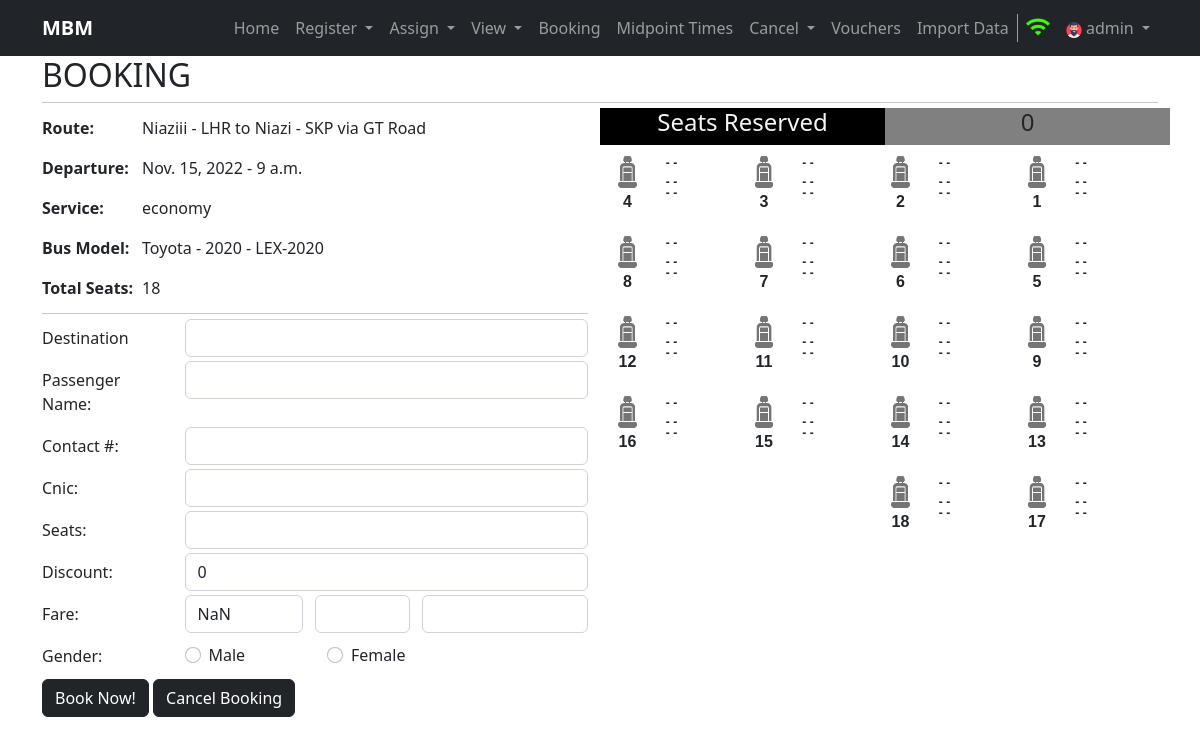
Page /booking/11 (signed in) on the committed database.
### home/models.py (models this page shows, shortened)
class Schedule(models.Model):
    departure = models.DateTimeField()
    arrival = models.DateTimeField()
    route_assg_bus = models.ForeignKey("RouteAssignedToBus", on_delete=models.CASCADE)
    mid_dept = models.CharField(max_length=500, default=None, null=True)
    status = models.BooleanField(default=True)
    created = models.DateTimeField(auto_now_add=True, editable=False, null=False, blank=False)
    last_modified = models.DateTimeField(auto_now_add=True, editable=False, null=False, blank=False)
    class Meta:
        verbose_name_plural = 'Schedule'

class RouteAssignedToBus(models.Model):
    bus = models.ForeignKey("Bus", on_delete=models.SET_NULL, null=True)
    route = models.ForeignKey("Route", on_delete=models.CASCADE)
    created = models.DateTimeField(auto_now_add=True, editable=False, null=False, blank=False)
    last_modified = models.DateTimeField(auto_now_add=True, editable=False, null=False, blank=False)
    class Meta:
        verbose_name_plural = 'RouteAssignedToBus'

class Route(models.Model):
    source = models.ForeignKey(Terminal, related_name='source_terminal', on_delete=models.CASCADE)
    destination = models.ForeignKey(Terminal, related_name='destination_terminal', on_delete=models.CASCADE)
    via = models.CharField(max_length=100)
    created = models.DateTimeField(auto_now_add=True, editable=False, null=False, blank=False)
    last_modified = models.DateTimeField(auto_now_add=True, editable=False, null=False, blank=False)
    class Meta:
        verbose_name_plural = 'Route'
    def __str__(self):
        return str(self.source) + ' to ' + str(self.destination) + ' via ' + self.via

class Terminal(models.Model):
    tcode = models.CharField(max_length=3, unique=True)
    name = models.CharField(max_length=100)
    city = models.CharField(max_length=100)
    address = models.CharField(max_length=150)
    created = models.DateTimeField(auto_now_add=True, editable=False, null=False, blank=False)
    last_modified = models.DateTimeField(auto_now_add=True, editable=False, null=False, blank=False)
    class Meta:
        verbose_name_plural = 'Terminal'
    def __str__(self):
        return self.name + ' - ' + self.city

class Bus(models.Model):
    bus_number = models.CharField(max_length=30, unique=True)
    seating_capacity = models.IntegerField()
    service_type = models.CharField(max_length=100)
    bus_model = models.CharField(max_length=100)
    created = models.DateTimeField(auto_now_add=True, editable=False, null=False, blank=False)
    last_modified = models.DateTimeField(auto_now_add=True, editable=False, null=False, blank=False)
    class Meta:
        verbose_name_plural = 'Bus'
    def __str__(self):
        return self.bus_model + ' - ' + self.bus_number

### home/views.py (the view)
# urls.py: path('booking/<int:schedule_id>', views.booking, name='booking'),
def booking(request, schedule_id):
    if request.user.is_anonymous:
        return redirect('/login')
    response = BookingHandler.returnBooking(request, schedule_id)
    if not response['result']:
        return schedule(response['request'])
    return render(response['request'], 'booking.html', response['result'])

### home/templatetags/myfilters.py (called while the page is built)
def Range(mx, mn=1):
    return range(mn,mx+1)

def returnrem(num,dv):
    return num%dv

def get_fare(fares):
    result = ''
    for fare in range(len(fares)):
        result += str(fares[fare].id) + ':' + str(fares[fare].fare)
        if fare != len(fares):
            result += ';'
    print(result)
    return result[:len(result)-1]

### templates/booking.html (shortened to what this page needs)
{% extends 'base.html' %}
{% block username %}{{ request.user.username }}{% endblock username %}
{%block body%}
{% load myfilters %}
<div class="container">
    <h2>BOOKING</h2>
    <hr style="margin:5px 0;">
    <div class="row my-1">
        <div class="col-6">
            <table class="route-detail">
                <tr>
                    <th>Route:</th>
                    <td>{{schedule.route_assg_bus.route}}</td>
                </tr>
                <tr>
                    <th>Departure:</th>
                    <td>{{schedule.departure.date}} - {% if deptime %}{{deptime}}{% else %}{{schedule.departure.time}}{% endif %}</td>
                </tr>
                <tr>
                    <th>Service:</th>
                    <td>{{schedule.route_assg_bus.bus.service_type}}</td>
                </tr>
                <tr>
                    <th>Bus Model:</th>
                    <td>{{schedule.route_assg_bus.bus}}</td>
                </tr>
                <tr>
                    <th>Total Seats:</th>
                    <td>{{schedule.route_assg_bus.bus.seating_capacity}}</td>
                </tr>
            </table>
            <hr style="margin:5px 0;">
            <form method="post" name="booking" onsubmit="return validateForm(this.id)" id="booking-form" action="{% url 'booking' schedule_id=schedule.id %}">
                <div class="mb-1 row">
                    <label for="inputRoute" class="col-sm-3 col-form-label">Destination</label>
                    <div class="col-sm-9">
                      <select name="inputRoute" onchange="setFair(this.value);" class="form-control" id="inputRoute" required>
                      </select>
                    </div>
                  </div>
                <div class="mb-1 row">
                    <label for="inputPasName" class="col-sm-3 col-form-label">Passenger Name: </label>
                    <div class="col-sm-9">
                        <input type="text" class="form-control" id="inputPasName" name="inputPasName" required>
                    </div>
                </div>
                <div class="mb-1 row">
                    <label for="inputContact" class="col-sm-3 col-form-label">Contact #:</label>
                    <div class="col-sm-9">
                        <input type="text" class="form-control" id="inputContact" name="inputContact" required>
                    </div>
                </div>
                <div class="mb-1 row">
                    <label for="inputCnic" class="col-sm-3 col-form-label">Cnic:</label>
                    <div class="col-sm-9">
                        <input type="text" class="form-control" id="inputCnic" name="inputCnic" required>
                    </div>
                </div>
                <div class="mb-1 row">
                    <label for="inputSeats" class="col-sm-3 col-form-label">Seats:</label>
                    <div class="col-sm-9">
                        <input readonly type="text" class="form-control" id="inputSeats" name="inputSeats" required>
                    </div>
                </div>
                <div class="mb-1 row">
                    <label for="inputDiscount" class="col-sm-3 col-form-label">Discount:</label>
                    <div class="col-sm-9">
                        <input type="number" class="form-control" id="inputDiscount" name="inputDiscount" value="0" min=0 placeholder="Enter in PKR" required>
                    </div>
                </div>
                <div class="mb-1 row">
                    <label for="inputFare" class="col-sm-3 col-form-label">Fare:</label>
                    <div class="col-sm-3">
                        <input readonly type="text" class="form-control" id="inputFare" value="">
                    </div>
                    <div class="col-sm-2 px-0">
                        <input readonly type="text" class="form-control" id="inputNum">
                    </div>
                    <div class="col-sm-4">
                        <input readonly type="text" class="form-control" id="inputTotal">
                    </div>
                </div>
                <div class="mb-1 row">
                    <label for="inputSeats" class="col-sm-3 col-form-label">Gender:</label>
                    <div class="col-sm-3 my-auto">
                        <div class="form-check form-check-inline">
                            <input class="form-check-input" type="radio" name="inputBookedbyGender" id="inlineRadio1" value="1" required>
                            <label class="form-check-label" for="inlineRadio1">Male</label>
                        </div>
                    </div>
                    <div class="col-sm-3 my-auto">
                        <div class="form-check form-check-inline">
                            <input class="form-check-input" type="radio" name="inputBookedbyGender" id="inlineRadio2" value="0">
                            <label class="form-check-label" for="inlineRadio2">Female</label>
                        </div>
                    </div>
                </div>
                <button type="submit" name="bookingbtn" class="btn btn-dark btn-md">Book Now!</button>
                <a href="{% url 'bookingbyschedule' schedule_id=schedule.id %}"><button type="button" name="cancelbooking" class="btn btn-dark btn-md">Cancel Booking</button></a>
            </form>
        </div>
        <div class="col-6 seating-structure">
            <div class="row">
                <div class="col-6 reservation_head">
                    <h4>Seats Reserved</h4>
                </div>
                <div class="col-6 reservation_count">
                    <h4>{{ seating|length }}<h4>
                </div>
            </div>
            {% block seating_view %}
            {% include "seats.html" with seat_info="seating" capacity=schedule.route_assg_bus.bus.seating_capacity %}
            {% endblock %}
        </div>
    </div>
</div>
{%endblock body%}

### static/css/style.css (style rules this page uses)
.schedule td, .bookings td, th { border: 1px solid #dddddd; text-align: center; padding: 8px; }
.seats .seat_bound, .reservation_count, .reservation_head { text-align: center; }
.reservation_count { background-color: gray; }
.reservation_head { background-color: black; color: whitesmoke; }
.route-detail th { border: 0; padding-left: 0; text-align: left; }
#inputSeats { color: red; font-weight: bold; }
.seating-structure { height: 700px; overflow-y: auto; }

### rows in the picture
Schedule: route_assg_bus.route "Niaziii - LHR to Niazi - SKP via GT Road", departure "Nov. 15, 2022", departure.time "9 a.m.", route_assg_bus.bus.service_type "economy", route_assg_bus.bus "Toyota - 2020 - LEX-2020", route_assg_bus.bus.seating_capacity "18"

### other values in the picture
{{ request.user.username }} "admin"
{{ seating|length }} "0"
{{ i }} "1" "2" "3" "4" "5" "6" "7" "8" "9" "10" "11" "12" "13" "14" "15" "16" "17" "18"
